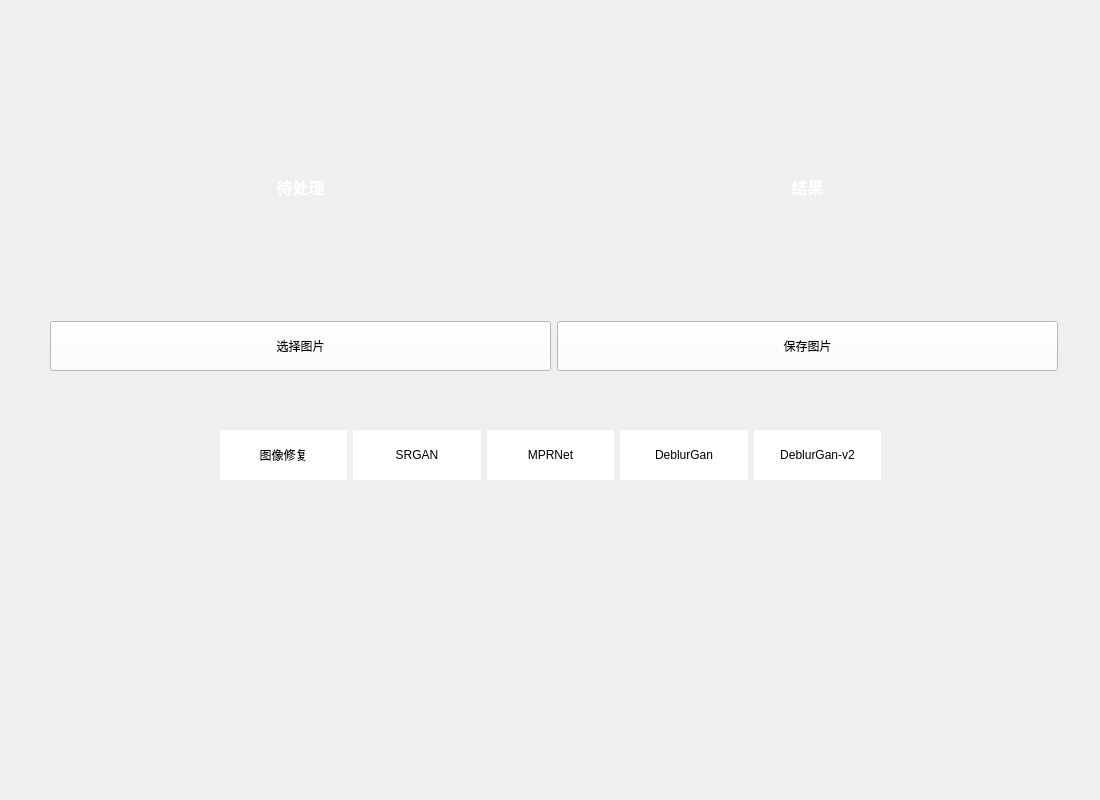
<?xml version="1.0" encoding="UTF-8"?>
<ui version="4.0">
 <class>Formwin7</class>
 <widget class="QWidget" name="Formwin7">
  <property name="geometry">
   <rect>
    <x>0</x>
    <y>0</y>
    <width>1100</width>
    <height>800</height>
   </rect>
  </property>
  <property name="minimumSize">
   <size>
    <width>1100</width>
    <height>700</height>
   </size>
  </property>
  <property name="windowTitle">
   <string>Form</string>
  </property>
  <widget class="QWidget" name="layoutWidget">
   <property name="geometry">
    <rect>
     <x>50</x>
     <y>60</y>
     <width>1008</width>
     <height>311</height>
    </rect>
   </property>
   <property name="minimumSize">
    <size>
     <width>500</width>
     <height>0</height>
    </size>
   </property>
   <layout class="QGridLayout" name="gridLayout">
    <item row="1" column="0">
     <widget class="QPushButton" name="pushButton_load">
      <property name="minimumSize">
       <size>
        <width>400</width>
        <height>50</height>
       </size>
      </property>
      <property name="maximumSize">
       <size>
        <width>16777215</width>
        <height>50</height>
       </size>
      </property>
      <property name="styleSheet">
       <string notr="true">background-color: rgb(255, 255, 255);</string>
      </property>
      <property name="text">
       <string>选择图片</string>
      </property>
     </widget>
    </item>
    <item row="0" column="1">
     <widget class="QLabel" name="label_jieguo">
      <property name="minimumSize">
       <size>
        <width>500</width>
        <height>0</height>
       </size>
      </property>
      <property name="styleSheet">
       <string notr="true"/>
      </property>
      <property name="text">
       <string>&lt;html&gt;&lt;head/&gt;&lt;body&gt;&lt;p align=&quot;center&quot;&gt;&lt;span style=&quot; font-size:12pt; font-weight:600; color:#ffffff;&quot;&gt;结果&lt;/span&gt;&lt;/p&gt;&lt;/body&gt;&lt;/html&gt;</string>
      </property>
     </widget>
    </item>
    <item row="0" column="0">
     <widget class="QLabel" name="label_daichuli">
      <property name="minimumSize">
       <size>
        <width>500</width>
        <height>0</height>
       </size>
      </property>
      <property name="styleSheet">
       <string notr="true"/>
      </property>
      <property name="text">
       <string>&lt;html&gt;&lt;head/&gt;&lt;body&gt;&lt;p align=&quot;center&quot;&gt;&lt;span style=&quot; font-size:12pt; font-weight:600; color:#ffffff;&quot;&gt;待处理&lt;/span&gt;&lt;/p&gt;&lt;/body&gt;&lt;/html&gt;</string>
      </property>
     </widget>
    </item>
    <item row="1" column="1">
     <widget class="QPushButton" name="pushButton_save">
      <property name="minimumSize">
       <size>
        <width>400</width>
        <height>50</height>
       </size>
      </property>
      <property name="styleSheet">
       <string notr="true">background-color: rgb(255, 255, 255);</string>
      </property>
      <property name="text">
       <string>保存图片</string>
      </property>
     </widget>
    </item>
   </layout>
  </widget>
  <widget class="QWidget" name="layoutWidget">
   <property name="geometry">
    <rect>
     <x>220</x>
     <y>400</y>
     <width>661</width>
     <height>111</height>
    </rect>
   </property>
   <property name="minimumSize">
    <size>
     <width>80</width>
     <height>50</height>
    </size>
   </property>
   <layout class="QHBoxLayout" name="horizontalLayout">
    <item>
     <widget class="QPushButton" name="pushButton_xiufu">
      <property name="minimumSize">
       <size>
        <width>80</width>
        <height>50</height>
       </size>
      </property>
      <property name="styleSheet">
       <string notr="true">background-color: rgb(255, 255, 255);border-radius:30px;</string>
      </property>
      <property name="text">
       <string>图像修复</string>
      </property>
     </widget>
    </item>
    <item>
     <widget class="QPushButton" name="pushButton_SRGAN">
      <property name="minimumSize">
       <size>
        <width>80</width>
        <height>50</height>
       </size>
      </property>
      <property name="styleSheet">
       <string notr="true">background-color: rgb(255, 255, 255);border-radius:30px;</string>
      </property>
      <property name="text">
       <string>SRGAN</string>
      </property>
     </widget>
    </item>
    <item>
     <widget class="QPushButton" name="pushButton_MPRnet">
      <property name="minimumSize">
       <size>
        <width>80</width>
        <height>50</height>
       </size>
      </property>
      <property name="styleSheet">
       <string notr="true">background-color: rgb(255, 255, 255);border-radius:30px;</string>
      </property>
      <property name="text">
       <string>MPRNet</string>
      </property>
     </widget>
    </item>
    <item>
     <widget class="QPushButton" name="pushButton_DeblurGan">
      <property name="minimumSize">
       <size>
        <width>80</width>
        <height>50</height>
       </size>
      </property>
      <property name="styleSheet">
       <string notr="true">background-color: rgb(255, 255, 255);border-radius:30px;</string>
      </property>
      <property name="text">
       <string>DeblurGan</string>
      </property>
     </widget>
    </item>
    <item>
     <widget class="QPushButton" name="pushButton_Deblurganv2">
      <property name="minimumSize">
       <size>
        <width>80</width>
        <height>50</height>
       </size>
      </property>
      <property name="styleSheet">
       <string notr="true">background-color: rgb(255, 255, 255);
border-radius:30px;</string>
      </property>
      <property name="text">
       <string>DeblurGan-v2</string>
      </property>
     </widget>
    </item>
   </layout>
  </widget>
 </widget>
 <resources/>
 <connections/>
</ui>
